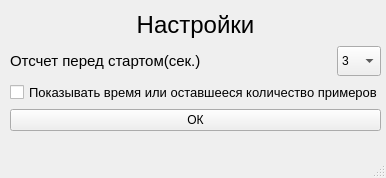
<?xml version="1.0" encoding="UTF-8"?>
<ui version="4.0">
 <class>SettingsWindow</class>
 <widget class="QMainWindow" name="SettingsWindow">
  <property name="geometry">
   <rect>
    <x>0</x>
    <y>0</y>
    <width>386</width>
    <height>178</height>
   </rect>
  </property>
  <property name="windowTitle">
   <string>Математический тренажер</string>
  </property>
  <widget class="QWidget" name="centralwidget">
   <widget class="QWidget" name="verticalLayoutWidget">
    <property name="geometry">
     <rect>
      <x>10</x>
      <y>10</y>
      <width>371</width>
      <height>121</height>
     </rect>
    </property>
    <layout class="QVBoxLayout" name="verticalLayout">
     <item>
      <widget class="QLabel" name="header">
       <property name="font">
        <font>
         <pointsize>18</pointsize>
        </font>
       </property>
       <property name="text">
        <string>Настройки</string>
       </property>
       <property name="alignment">
        <set>Qt::AlignCenter</set>
       </property>
      </widget>
     </item>
     <item>
      <layout class="QHBoxLayout" name="horizontalLayout">
       <item>
        <widget class="QLabel" name="countdown_duration_label">
         <property name="font">
          <font>
           <pointsize>11</pointsize>
          </font>
         </property>
         <property name="text">
          <string>Отсчет перед стартом(сек.)</string>
         </property>
        </widget>
       </item>
       <item>
        <widget class="QComboBox" name="countdown_duration_box">
         <property name="sizePolicy">
          <sizepolicy hsizetype="Fixed" vsizetype="Minimum">
           <horstretch>0</horstretch>
           <verstretch>0</verstretch>
          </sizepolicy>
         </property>
         <item>
          <property name="text">
           <string>3</string>
          </property>
         </item>
         <item>
          <property name="text">
           <string>5</string>
          </property>
         </item>
         <item>
          <property name="text">
           <string>10</string>
          </property>
         </item>
         <item>
          <property name="text">
           <string>15</string>
          </property>
         </item>
        </widget>
       </item>
      </layout>
     </item>
     <item>
      <layout class="QHBoxLayout" name="horizontalLayout_2">
       <item>
        <widget class="QCheckBox" name="show_count_box">
         <property name="font">
          <font>
           <pointsize>10</pointsize>
          </font>
         </property>
         <property name="layoutDirection">
          <enum>Qt::LeftToRight</enum>
         </property>
         <property name="text">
          <string>Показывать время или оставшееся количество примеров</string>
         </property>
         <property name="tristate">
          <bool>false</bool>
         </property>
        </widget>
       </item>
      </layout>
     </item>
     <item>
      <widget class="QPushButton" name="ok_button">
       <property name="sizePolicy">
        <sizepolicy hsizetype="Minimum" vsizetype="Fixed">
         <horstretch>0</horstretch>
         <verstretch>0</verstretch>
        </sizepolicy>
       </property>
       <property name="text">
        <string>ОК</string>
       </property>
      </widget>
     </item>
    </layout>
   </widget>
  </widget>
  <widget class="QMenuBar" name="menubar">
   <property name="geometry">
    <rect>
     <x>0</x>
     <y>0</y>
     <width>386</width>
     <height>21</height>
    </rect>
   </property>
  </widget>
  <widget class="QStatusBar" name="statusbar"/>
 </widget>
 <resources/>
 <connections/>
</ui>
